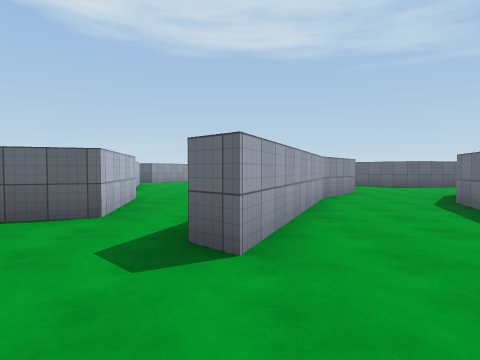
[1] (above)

24 first-person views from a walk through a Unity game level. The camera is 1.4 m above the floor, tilts 2° down and sees 75° across. The floor is counted in squares, 2 m on a side. Each view is taken from the middle of a square. On the plan, view 1 faces up. The plan holds only what a view shows up to about 10 squares ahead; the rest is blank. The place goes on beyond the plan. The player character is not drawn. Surface patterns are stand-ins for the level's own textures.

[2]
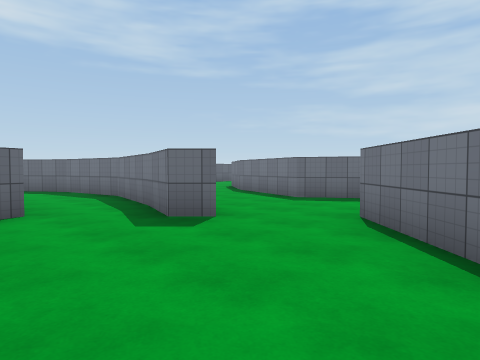

[3]
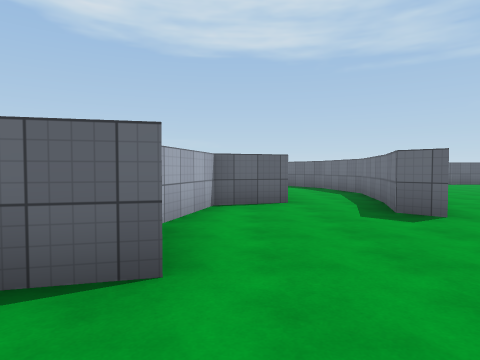

[4]
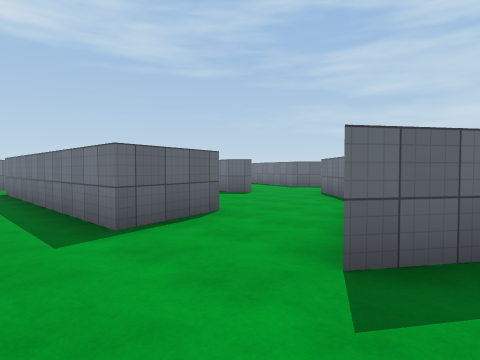

[5]
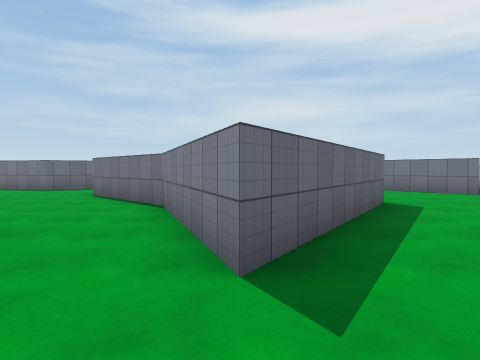

[6]
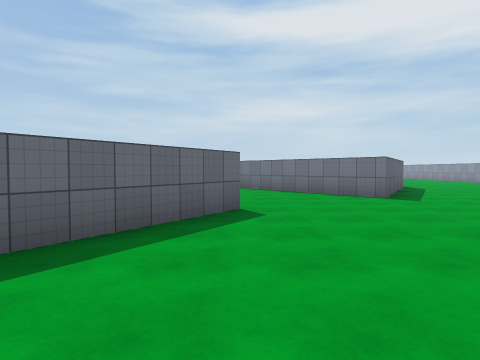

[7]
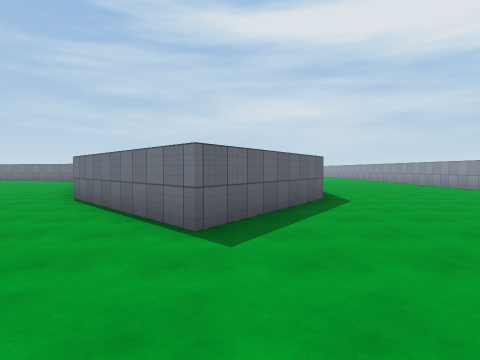

[8]
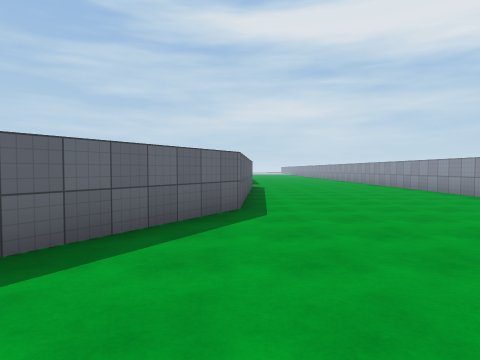

[9]
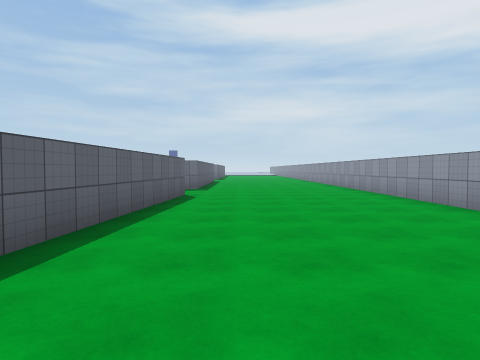

[10]
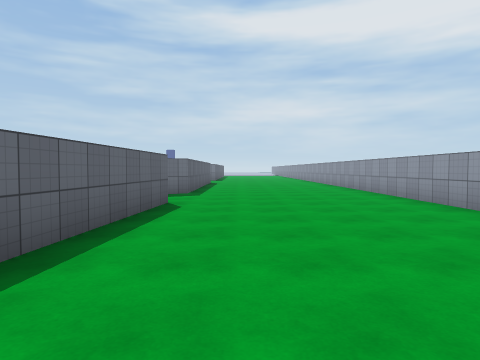

[11]
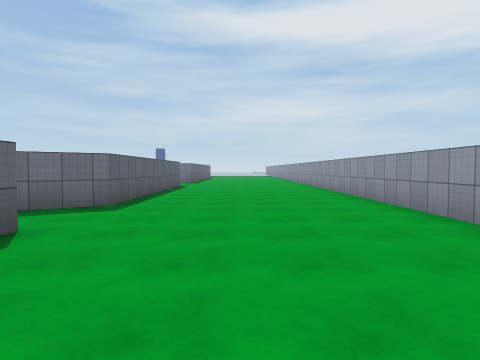

[12]
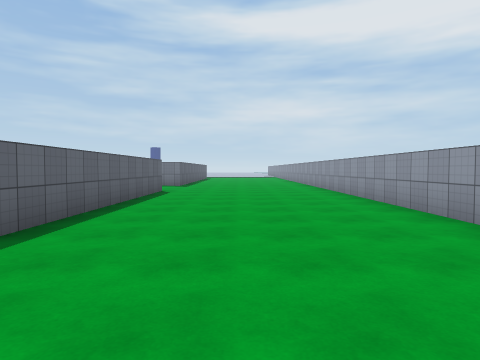

[13]
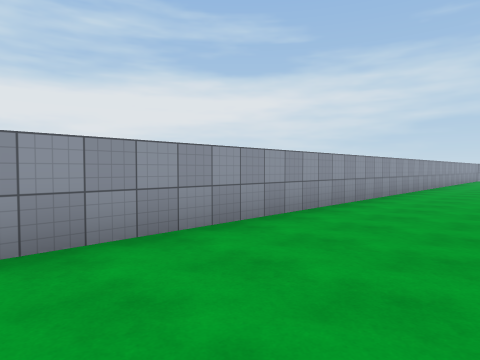

[14]
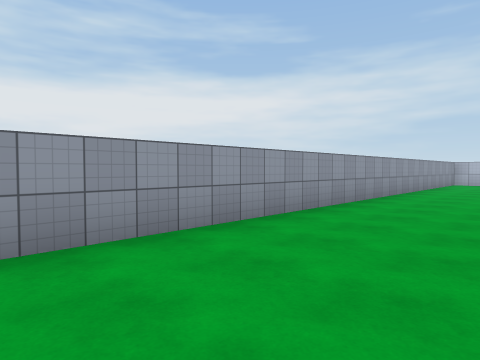

[15]
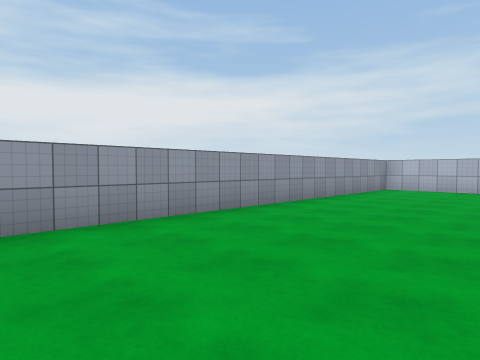

[16]
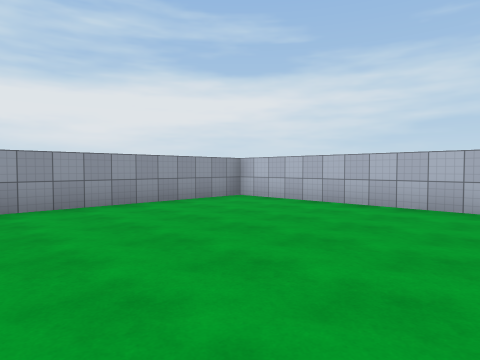

[17]
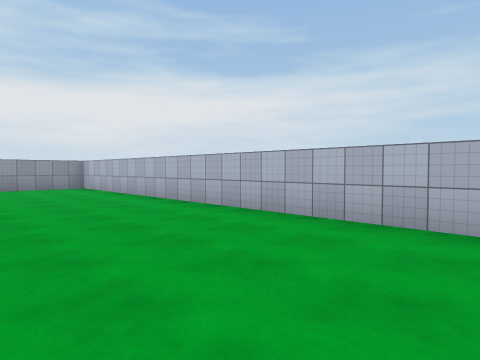

[18]
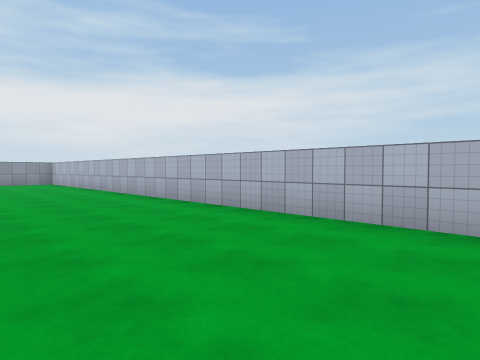

[19]
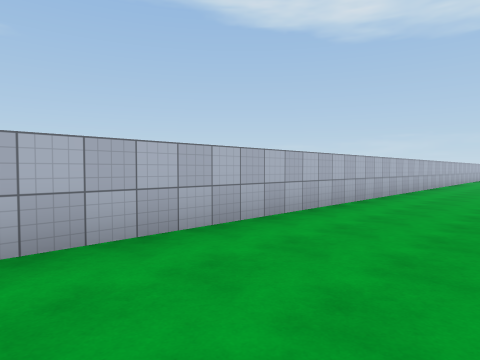

[20]
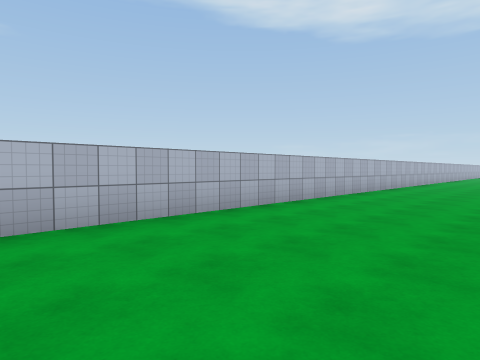

[21]
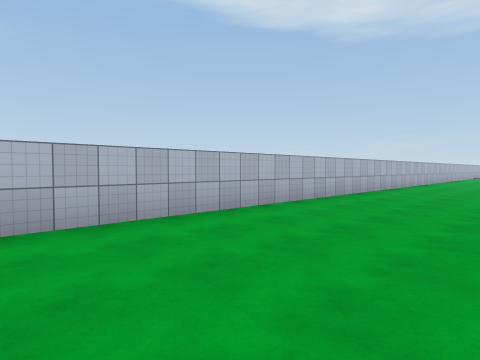

[22]
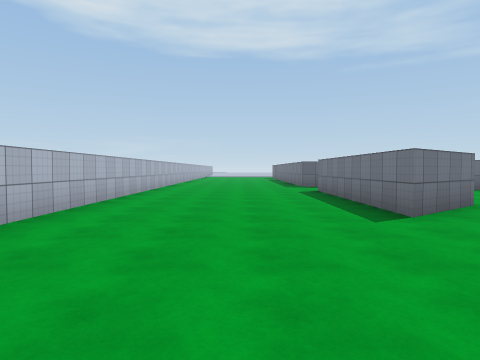

[23]
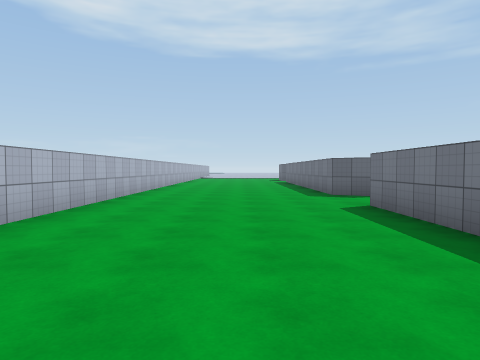

[24]
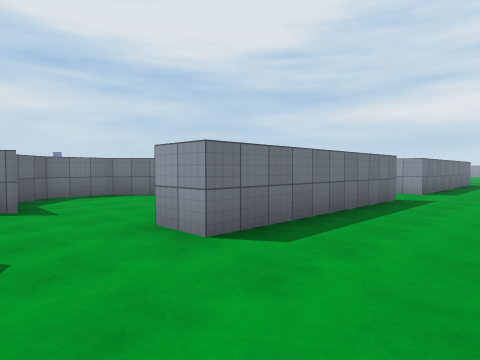

### Floor plan
Points are (right, up) in squares from view 1. A wall is a line through its corners. A room is listed if a view was taken in it or the views show most of it. See-through windows are left out.
Room 1 (views 1, 2, 3)
walls: (0, 4.4) (0.2, 5.3); (4.4, 2.2) (3.5, 3.5) (4.5, 6.5); (-2.2, 5.5) (-2, 4.5) (-3.5, 4) (-4, 2); (2, 7.6) (0, 2.5) (-0.5, 3) (0, 4.6); (-3.4, -2.4) (-1, -1.5) (1.5, 1); (3.6, 9.6) (2, 7.5)
ways out: opening at (-4, -1.5) to room 2; opening at (-1, 6); opening at (4.5, 8.5)
Room 2 (views 4, 5, 6, 7, 8, 9, 10, 11, 12, 13, 14, 15, 16, 17, 18, 19, 20, 21, 22, 23, 24)
walls: (-0.4, -6.1) (-5, -3) (-3.4, -2.4); (-3.4, 0) (-5.5, -0.5) (-5.5, 6.5) (-4.8, 6.5); (12.6, -12.5) (5.5, -12) (1.5, -9.5) (3.7, -7.6); (-3.5, 10) (-5.5, 8.5) (-5.5, 14) (-4.5, 14); (18.5, -12.5) (15, -12.5) (14.2, -11.2); (-4.6, 16.1) (-5.5, 16.5) (-5.5, 17.5); (-11, 17.5) (-11, -18) (18.5, -18)
ways out: opening at (-4, -1.5) to room 1; opening at (-3.7, 14); opening at (-3.5, 8.5); opening at (2, -7)

Where each view was taken, in squares from view 1:
view 1: 0 up, 0 right, facing up
view 2: 1 down, 3 left, facing up-right
view 3: 2 down, 3 left, facing up
view 4: 4 down, 7 left, facing up-right
view 5: 3 down, 7 left, facing right
view 6: 6 down, 6 left, facing right
view 7: 10 down, 2 left, facing right
view 8: 12 down, 0 right, facing right
view 9: 14 down, 4 right, facing right
view 10: 14 down, 6 right, facing right
view 11: 15 down, 9 right, facing right
view 12: 15 down, 12 right, facing right
view 13: 15 down, 11 right, facing down-left
view 14: 15 down, 5 right, facing down-left
view 15: 14 down, 0 right, facing down-left
view 16: 12 down, 5 left, facing down-left
view 17: 6 down, 7 left, facing down-left
view 18: 2 down, 7 left, facing down-left
view 19: 5 down, 8 left, facing up-left
view 20: 1 down, 7 left, facing up-left
view 21: 4 up, 7 left, facing up-left
view 22: 4 up, 8 left, facing up
view 23: 8 up, 8 left, facing up
view 24: 16 up, 8 left, facing down-right
